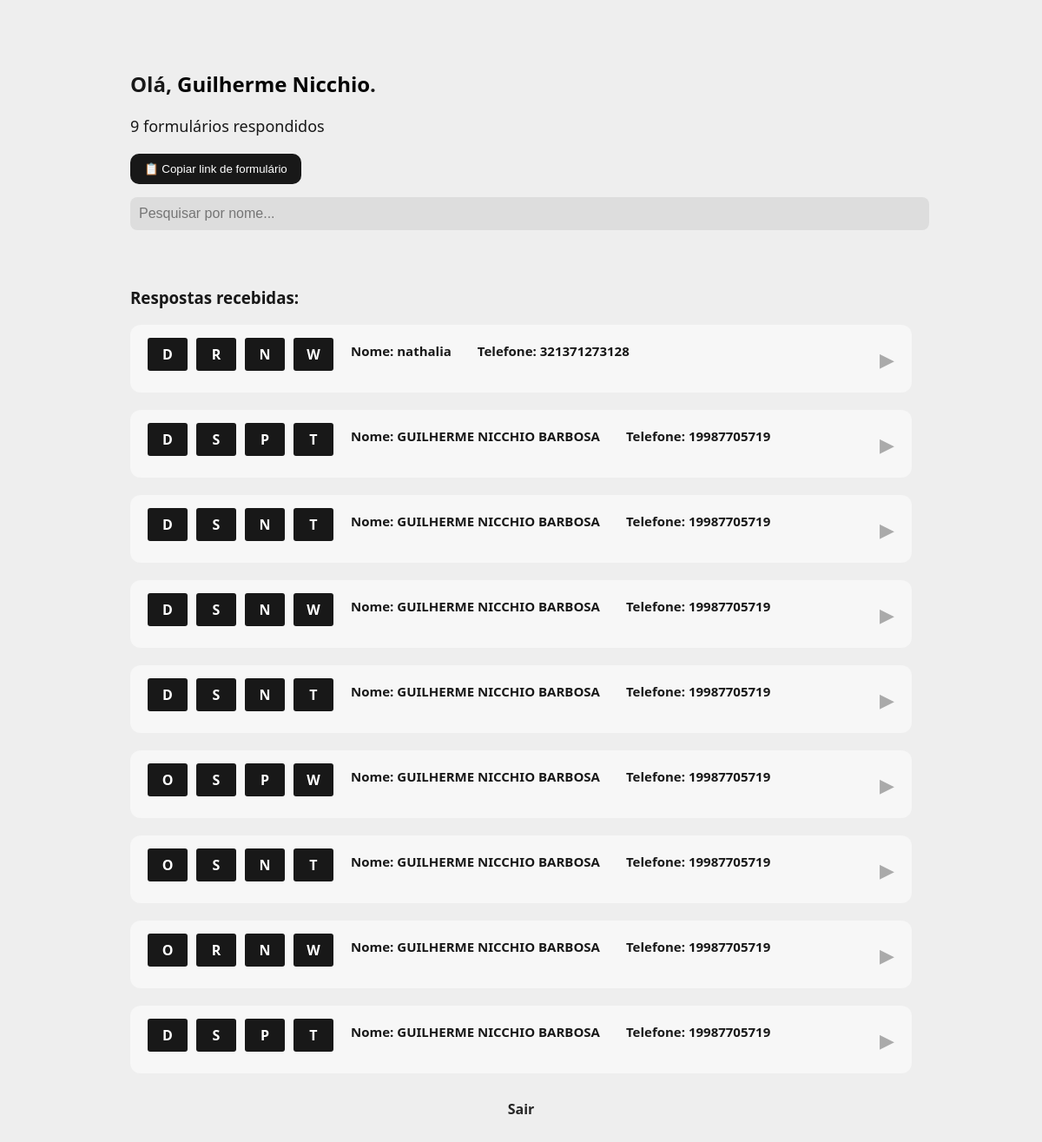
The app's page /dashboard (signed in) with its own data.
### tables this page shows
CREATE TABLE usuarios (
                        id INTEGER PRIMARY KEY AUTOINCREMENT,
                        email TEXT UNIQUE NOT NULL,
                        nome TEXT NOT NULL,
                        senha TEXT NOT NULL,
                        telefone TEXT NOT NULL,
                        tipo TEXT DEFAULT 'normal',
                        ativo INTEGER DEFAULT 1,
                        data_expiracao TEXT
                  );

CREATE TABLE respostas (
            id INTEGER PRIMARY KEY AUTOINCREMENT,
            formulario_id TEXT,
            nome TEXT,
            telefone TEXT,
            data_envio TIMESTAMP DEFAULT CURRENT_TIMESTAMP,
            respostas_json TEXT,
            OxD TEXT,
            SxR TEXT,
            PxN TEXT,
            WxT TEXT,
            Hidratacao TEXT,      
            FOREIGN KEY(formulario_id) REFERENCES formularios(id)
        );

### app/routes/dashboard.py (the view)
    @app.route('/dashboard')
    def dashboard():
        if 'user_id' not in session:
            return redirect('/login')
        nome = session.get('nome')
        email = session.get('email')
        query = """
            SELECT u.id, u.email, u.nome, u.tipo, u.ativo, u.data_expiracao, COUNT(r.id)
            FROM usuarios u
            LEFT JOIN formularios f ON f.user_id = u.id
            LEFT JOIN respostas r ON r.formulario_id = f.id
            WHERE u.email=?
            GROUP BY u.id
        """
        with sqlite3.connect('db.sqlite3') as conn:
            info = conn.execute(query, (email,)).fetchall()
            formularios = conn.execute("SELECT id FROM formularios WHERE user_id=?", (session['user_id'],)).fetchall()
            respostas = []
            for f in formularios:
                r = conn.execute("SELECT * FROM respostas WHERE formulario_id=?", (f[0],)).fetchall()
                for row in r:
                    try:
                        resposta_json = json.loads(row[5]) if row[5] else {}
                    except Exception as e:
                        print("Erro ao carregar JSON:", e)
                        resposta_json = {}
                    respostas.append({
                        "nome": row[2],
                        "telefone": row[3],
                        "data":row[4],
                        "OxD": row[6],
                        "SxR": row[7],
                        "PxN": row[8],
                        "WxT": row[9],
                        "hidratacao": row[10],
                        "respostas_json": resposta_json
                    })
        qntResposta = info[0][6] if info else 0
        return render_template('dashboard.html', respostas=respostas, nome=nome, qntResposta=qntResposta)

### app/templates/dashboard.html (shortened to what this page needs)
<!DOCTYPE html>
<html lang="pt-BR">
<head>
  <link rel="stylesheet" href="{{ url_for('static', filename='dashboard.css') }}">
</head>
<body>
  <div class="container">
    <h2>Olá, <span>{{ nome }}</span>.</h2>
    <div class="detalhes">
      <div id="questionariosRespondidos">
        <p>{{ qntResposta }} formulários respondidos</p>
      </div>
    </div>
    <button id="btnCopiarLink" class="copy-button">📋 Copiar link de formulário</button>
    <input type="text" id="pesquisaNome" placeholder="Pesquisar por nome..." class="input-pesquisa" />
    <h3>Respostas recebidas:</h3>
    <div id="listaRespostas">
      {% if respostas %}
        {% for r in respostas %}
          <div class="resposta-card" data-nome="{{ r.nome | lower }}">
            <div class="card-header">
              <div class="tipoPeleBox">
                <div class="end-type">
                  <div class="typeChar">{{ r.OxD }}</div>
                  <div class="typeChar">{{ r.SxR }}</div>
                  <div class="typeChar">{{ r.PxN }}</div>
                  <div class="typeChar">{{ r.WxT }}</div>
                </div>
                <div class="tipoPele2">Nome: {{ r.nome }}</div>
                <div class="tipoPele2">Telefone: {{ r.telefone }}</div>
              </div>
              <div class="seta">&#9654;</div>
            </div>
          </div>
        {% endfor %}
      {% else %}
        <p>Nenhuma resposta ainda.</p>
      {% endif %}
    </div>
    <div class="links">
      <a href="/logout">Sair</a>
    </div>
  </div>
</body>
</html>

### app/static/dashboard.css (style rules this page uses)
body { margin: 0; padding: 0; background: #eeeeee; color: #181818; font-family: 'Segoe UI', sans-serif; }
.container { max-width: 900px; margin: 30px auto; padding: 30px; border-radius: 16px; }
h2 span { color: #050505; }
h3 { margin-top: 40px; color: #181818; }
.detalhes { margin-bottom: 20px; font-size: 18px; }
.copy-button { background-color: #181818; color: rgb(255, 255, 255); padding: 10px 16px; border: none; border-radius: 10px; cursor: pointer; margin-bottom: 15px; transition: background 0.3s; }
.input-pesquisa { width: 100%; padding: 10px; border-radius: 8px; border: none; margin-bottom: 25px; font-size: 16px; background-color: #dddddd; color: white; }
.resposta-card { background-color: #f7f7f7; border-radius: 12px; padding: 15px 20px; margin-bottom: 20px; transition: transform 0.2s ease; }
.card-header { display: flex; justify-content: space-between; align-items: center; }
.tipoPeleBox { display: flex; flex-wrap: wrap; gap: 10px ; margin-bottom: 10px; }
.tipoPeleBox .end-type { display: flex; align-items: end; justify-content: end; text-align: end; gap: 10px; }
.tipoPeleBox .typeChar { color: #fff; background-color: #181818; border-radius: 3px; width: 30px; padding: 8px; font-weight: bold; align-items: center; text-align: center; }
.tipoPele, .tipoPele2 { font-weight: bold; padding: 5px 10px; border-radius: 8px; font-size: 15px; }
.seta { font-size: 22px; color: #aaa; }
.links { margin-top: 30px; text-align: center; }
.links a { color: #252525; text-decoration: none; margin: 0 10px; font-weight: bold; transition: color 0.3s; }

### records on screen
usuarios: nome "Guilherme Nicchio"
respostas: OxD "D", SxR "R", PxN "N", WxT "W", nome "nathalia", telefone "321371273128"
respostas: OxD "D", SxR "S", PxN "P", WxT "T", nome "GUILHERME NICCHIO BARBOSA", telefone "19987705719"
respostas: OxD "D", SxR "S", PxN "N", WxT "T", nome "GUILHERME NICCHIO BARBOSA", telefone "19987705719"
respostas: OxD "D", SxR "S", PxN "N", WxT "W", nome "GUILHERME NICCHIO BARBOSA", telefone "19987705719"
respostas: OxD "D", SxR "S", PxN "N", WxT "T", nome "GUILHERME NICCHIO BARBOSA", telefone "19987705719"
respostas: OxD "O", SxR "S", PxN "P", WxT "W", nome "GUILHERME NICCHIO BARBOSA", telefone "19987705719"
respostas: OxD "O", SxR "S", PxN "N", WxT "T", nome "GUILHERME NICCHIO BARBOSA", telefone "19987705719"
respostas: OxD "O", SxR "R", PxN "N", WxT "W", nome "GUILHERME NICCHIO BARBOSA", telefone "19987705719"
respostas: OxD "D", SxR "S", PxN "P", WxT "T", nome "GUILHERME NICCHIO BARBOSA", telefone "19987705719"

### other values on screen
{{ qntResposta }} "9"
